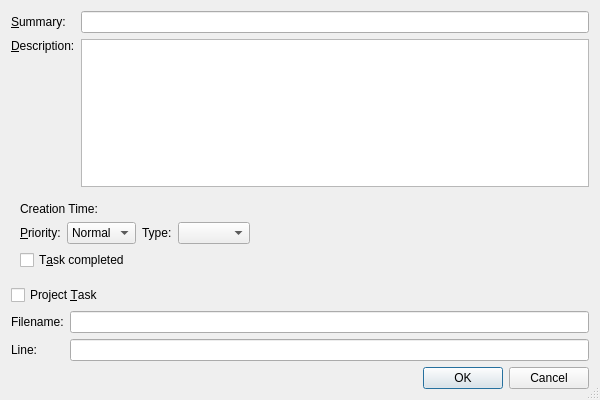
<?xml version="1.0" encoding="UTF-8"?>
<ui version="4.0">
 <class>TaskPropertiesDialog</class>
 <widget class="QDialog" name="TaskPropertiesDialog">
  <property name="geometry">
   <rect>
    <x>0</x>
    <y>0</y>
    <width>600</width>
    <height>400</height>
   </rect>
  </property>
  <property name="windowTitle">
   <string>Task Properties</string>
  </property>
  <property name="sizeGripEnabled">
   <bool>true</bool>
  </property>
  <layout class="QGridLayout" name="gridLayout_2">
   <item row="0" column="0">
    <widget class="QLabel" name="label">
     <property name="text">
      <string>&amp;Summary:</string>
     </property>
     <property name="buddy">
      <cstring>summaryEdit</cstring>
     </property>
    </widget>
   </item>
   <item row="0" column="1">
    <widget class="QLineEdit" name="summaryEdit">
     <property name="toolTip">
      <string>Enter the task summary</string>
     </property>
    </widget>
   </item>
   <item row="1" column="0">
    <widget class="QLabel" name="descriptionLabel">
     <property name="text">
      <string>&amp;Description:</string>
     </property>
     <property name="alignment">
      <set>Qt::AlignLeading|Qt::AlignLeft|Qt::AlignTop</set>
     </property>
     <property name="buddy">
      <cstring>descriptionEdit</cstring>
     </property>
    </widget>
   </item>
   <item row="1" column="1">
    <widget class="EricSpellCheckedTextEdit" name="descriptionEdit">
     <property name="toolTip">
      <string>Enter the task description</string>
     </property>
    </widget>
   </item>
   <item row="2" column="0" colspan="2">
    <widget class="QFrame" name="manualTaskFrame">
     <property name="frameShape">
      <enum>QFrame::NoFrame</enum>
     </property>
     <property name="frameShadow">
      <enum>QFrame::Plain</enum>
     </property>
     <layout class="QVBoxLayout" name="verticalLayout">
      <item>
       <layout class="QHBoxLayout" name="horizontalLayout_2">
        <item>
         <widget class="QLabel" name="textLabel2">
          <property name="text">
           <string>Creation Time:</string>
          </property>
         </widget>
        </item>
        <item>
         <widget class="QLabel" name="creationLabel">
          <property name="sizePolicy">
           <sizepolicy hsizetype="Expanding" vsizetype="Preferred">
            <horstretch>0</horstretch>
            <verstretch>0</verstretch>
           </sizepolicy>
          </property>
         </widget>
        </item>
       </layout>
      </item>
      <item>
       <layout class="QHBoxLayout" name="horizontalLayout">
        <item>
         <widget class="QLabel" name="textLabel4">
          <property name="text">
           <string>&amp;Priority:</string>
          </property>
          <property name="buddy">
           <cstring>priorityCombo</cstring>
          </property>
         </widget>
        </item>
        <item>
         <widget class="QComboBox" name="priorityCombo">
          <property name="toolTip">
           <string>Select the task priority</string>
          </property>
          <property name="currentIndex">
           <number>1</number>
          </property>
          <item>
           <property name="text">
            <string>High</string>
           </property>
          </item>
          <item>
           <property name="text">
            <string>Normal</string>
           </property>
          </item>
          <item>
           <property name="text">
            <string>Low</string>
           </property>
          </item>
         </widget>
        </item>
        <item>
         <widget class="QLabel" name="label_2">
          <property name="text">
           <string>Type:</string>
          </property>
         </widget>
        </item>
        <item>
         <widget class="QComboBox" name="typeCombo">
          <property name="toolTip">
           <string>Select the task type</string>
          </property>
         </widget>
        </item>
        <item>
         <spacer name="horizontalSpacer">
          <property name="orientation">
           <enum>Qt::Horizontal</enum>
          </property>
          <property name="sizeHint" stdset="0">
           <size>
            <width>40</width>
            <height>20</height>
           </size>
          </property>
         </spacer>
        </item>
       </layout>
      </item>
      <item>
       <widget class="QCheckBox" name="completedCheckBox">
        <property name="sizePolicy">
         <sizepolicy hsizetype="Expanding" vsizetype="Fixed">
          <horstretch>0</horstretch>
          <verstretch>0</verstretch>
         </sizepolicy>
        </property>
        <property name="toolTip">
         <string>Select to mark this task as completed</string>
        </property>
        <property name="text">
         <string>T&amp;ask completed</string>
        </property>
       </widget>
      </item>
     </layout>
    </widget>
   </item>
   <item row="3" column="0" colspan="2">
    <widget class="QCheckBox" name="projectCheckBox">
     <property name="toolTip">
      <string>Select to indicate a task related to the current project</string>
     </property>
     <property name="text">
      <string>Project &amp;Task</string>
     </property>
    </widget>
   </item>
   <item row="4" column="0" colspan="2">
    <widget class="QFrame" name="fileTaskFrame">
     <property name="frameShape">
      <enum>QFrame::NoFrame</enum>
     </property>
     <property name="frameShadow">
      <enum>QFrame::Plain</enum>
     </property>
     <layout class="QGridLayout" name="gridLayout">
      <property name="leftMargin">
       <number>0</number>
      </property>
      <property name="topMargin">
       <number>0</number>
      </property>
      <property name="rightMargin">
       <number>0</number>
      </property>
      <property name="bottomMargin">
       <number>0</number>
      </property>
      <item row="1" column="1">
       <widget class="QLineEdit" name="linenoEdit">
        <property name="focusPolicy">
         <enum>Qt::NoFocus</enum>
        </property>
        <property name="readOnly">
         <bool>true</bool>
        </property>
       </widget>
      </item>
      <item row="1" column="0">
       <widget class="QLabel" name="linenoLabel">
        <property name="text">
         <string>Line:</string>
        </property>
       </widget>
      </item>
      <item row="0" column="0">
       <widget class="QLabel" name="filenameLabel">
        <property name="text">
         <string>Filename:</string>
        </property>
       </widget>
      </item>
      <item row="0" column="1">
       <widget class="QLineEdit" name="filenameEdit">
        <property name="focusPolicy">
         <enum>Qt::NoFocus</enum>
        </property>
        <property name="readOnly">
         <bool>true</bool>
        </property>
       </widget>
      </item>
     </layout>
    </widget>
   </item>
   <item row="5" column="0" colspan="2">
    <widget class="QDialogButtonBox" name="buttonBox">
     <property name="orientation">
      <enum>Qt::Horizontal</enum>
     </property>
     <property name="standardButtons">
      <set>QDialogButtonBox::Cancel|QDialogButtonBox::Ok</set>
     </property>
    </widget>
   </item>
  </layout>
 </widget>
 <pixmapfunction>qPixmapFromMimeSource</pixmapfunction>
 <customwidgets>
  <customwidget>
   <class>EricSpellCheckedTextEdit</class>
   <extends>QTextEdit</extends>
   <header>EricWidgets/EricSpellCheckedTextEdit.h</header>
  </customwidget>
 </customwidgets>
 <tabstops>
  <tabstop>summaryEdit</tabstop>
  <tabstop>descriptionEdit</tabstop>
  <tabstop>priorityCombo</tabstop>
  <tabstop>typeCombo</tabstop>
  <tabstop>completedCheckBox</tabstop>
  <tabstop>projectCheckBox</tabstop>
 </tabstops>
 <resources/>
 <connections>
  <connection>
   <sender>buttonBox</sender>
   <signal>accepted()</signal>
   <receiver>TaskPropertiesDialog</receiver>
   <slot>accept()</slot>
   <hints>
    <hint type="sourcelabel">
     <x>48</x>
     <y>143</y>
    </hint>
    <hint type="destinationlabel">
     <x>49</x>
     <y>165</y>
    </hint>
   </hints>
  </connection>
  <connection>
   <sender>buttonBox</sender>
   <signal>rejected()</signal>
   <receiver>TaskPropertiesDialog</receiver>
   <slot>reject()</slot>
   <hints>
    <hint type="sourcelabel">
     <x>177</x>
     <y>149</y>
    </hint>
    <hint type="destinationlabel">
     <x>177</x>
     <y>162</y>
    </hint>
   </hints>
  </connection>
 </connections>
</ui>
